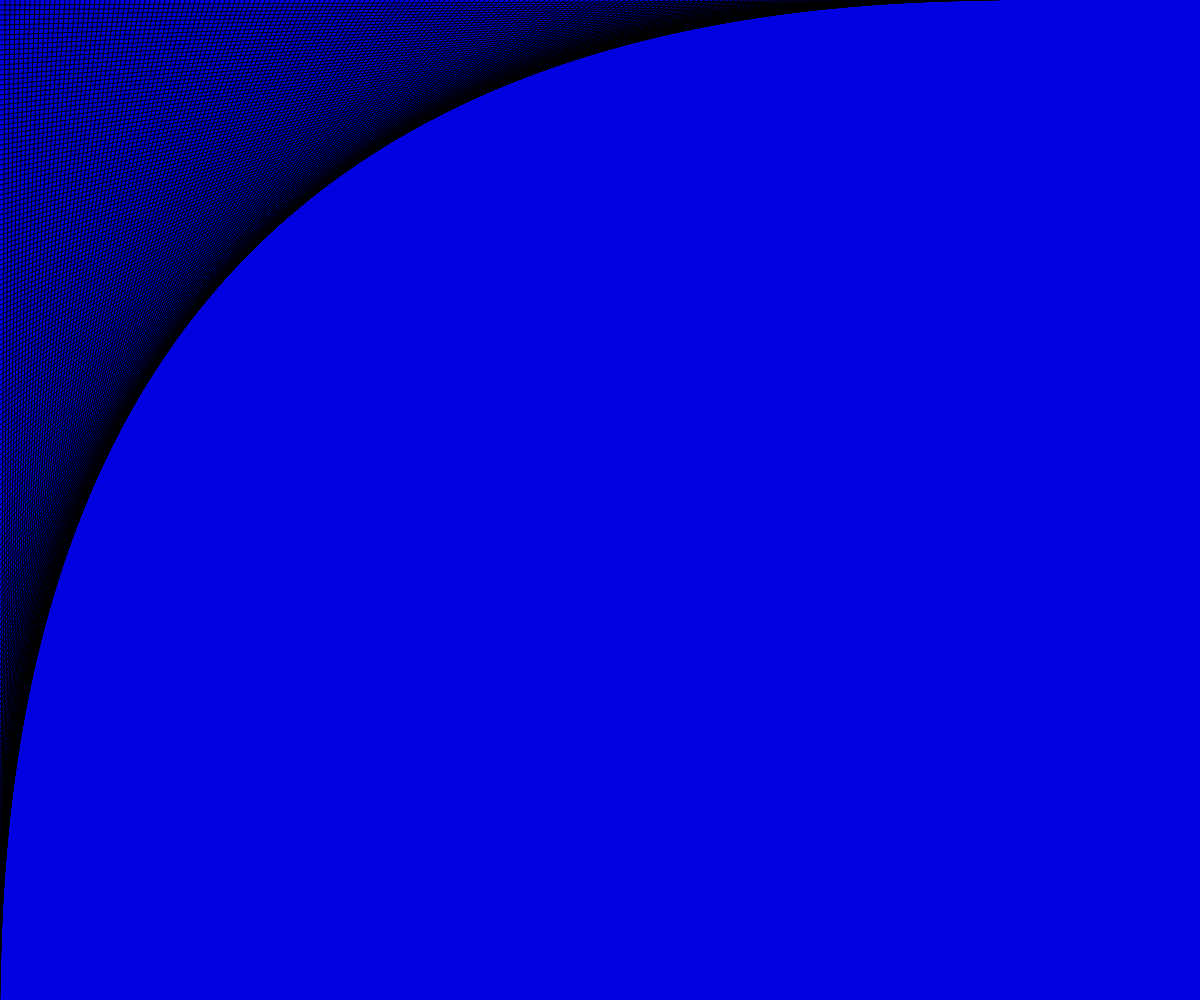
Frame 1 (no input)
Frame 60 (no input): identical to frame 1, image omitted
Frame 120 (the mouse pressed at the canvas centre since frame 60): identical to frame 1, image omitted

The p5.js sketch that drew this single still picture (run headless with seeded random() and noise() and a simulated clock; from frame 60 on, the mouse is pressed at the canvas centre):

// p5.js sketch
// ── sketch.js

function setup() {
  createCanvas(windowWidth,windowHeight);
  background(0,0,225);
  let xpos = 0;
  for(let i = height ; i > 0 ; i = i - 5){
    xpos = xpos + 5;
    line(0,i,xpos,0)
  }


}


function draw() {



}
